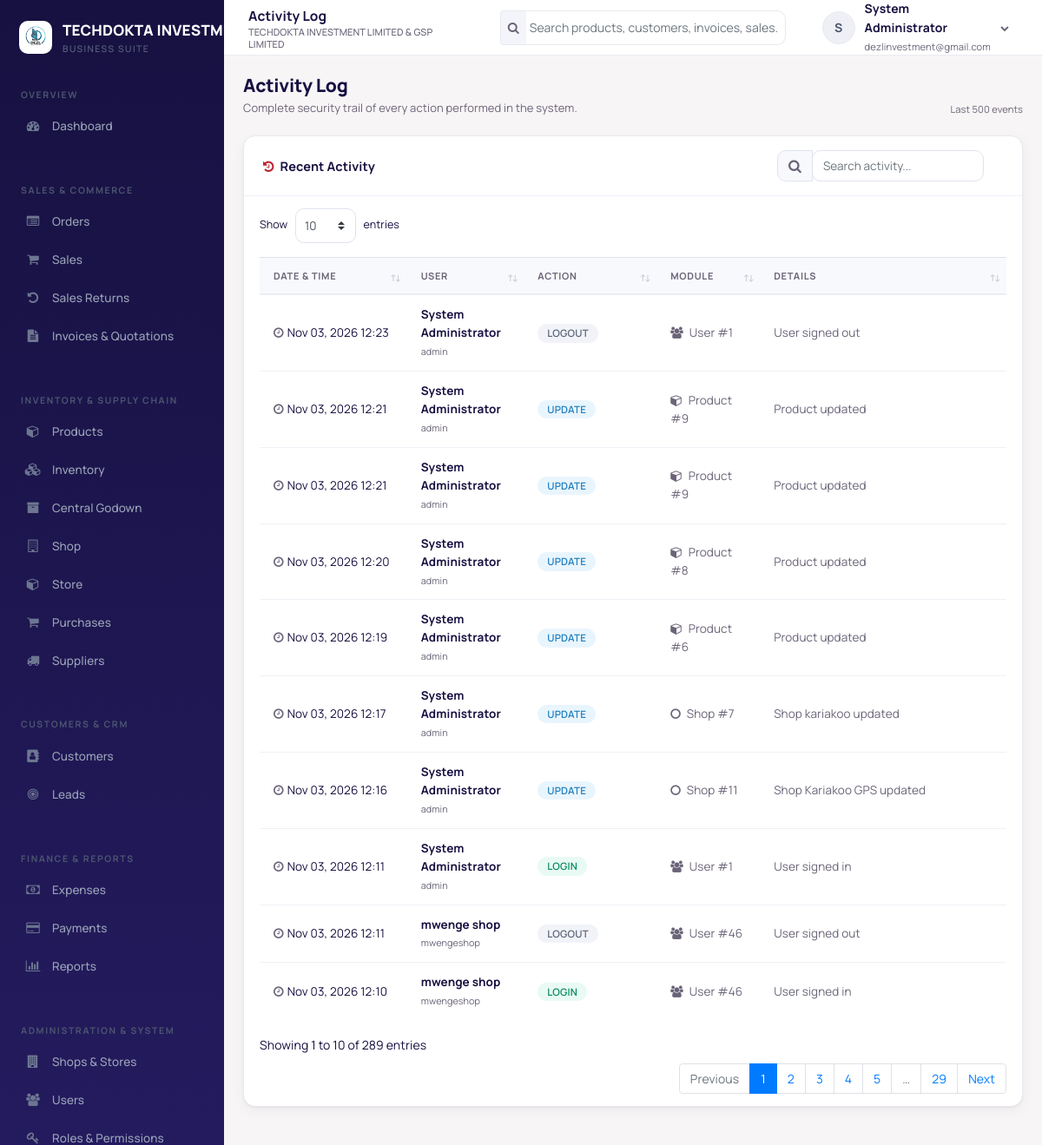
Screenshot of /audit-log.php (signed in) with the database file from the repository.
### tables this page shows
CREATE TABLE `users` (
  `user_id` int(10) UNSIGNED NOT NULL,
  `tenant_id` int(10) UNSIGNED NOT NULL,
  `username` varchar(100) NOT NULL,
  `email` varchar(191) NOT NULL,
  `password_hash` varchar(255) NOT NULL,
  `first_name` varchar(100) NOT NULL,
  `last_name` varchar(100) NOT NULL,
  `phone` varchar(50) DEFAULT NULL,
  `is_active` tinyint(1) NOT NULL DEFAULT 1,
  `last_login` datetime DEFAULT NULL,
  `created_at` timestamp NOT NULL DEFAULT current_timestamp()
);

CREATE TABLE `audit_logs` (
  `log_id` int(10) UNSIGNED NOT NULL,
  `tenant_id` int(10) UNSIGNED NOT NULL,
  `user_id` int(10) UNSIGNED DEFAULT NULL,
  `action` varchar(50) NOT NULL,
  `entity_type` varchar(50) DEFAULT NULL,
  `entity_id` int(10) UNSIGNED DEFAULT NULL,
  `details` text DEFAULT NULL,
  `created_at` timestamp NOT NULL DEFAULT current_timestamp()
);

### audit-log.php (the view, shortened to what the rows shown need)
<?php
require_once 'header.php';
require_once 'auth_check.php';
$page_title = 'Activity Log';
$logs = fetch_all(
    "SELECT l.*, u.first_name, u.last_name, u.username
     FROM audit_logs l
     LEFT JOIN users u ON u.user_id = l.user_id
     WHERE l.tenant_id = ?
     ORDER BY l.log_id DESC
     LIMIT 500",
    $current_user->tenant_id
);
$badges = [
    'login'     => 'badge-success',
    'logout'    => 'badge-secondary',
    'create'    => 'badge-primary',
    'update'    => 'badge-info',
    'delete'    => 'badge-danger',
    'cancel'    => 'badge-warning',
    'approve'   => 'badge-info',
    'dispatch'  => 'badge-primary',
    'receive'   => 'badge-success',
    'resolve'   => 'badge-success',
    'configure' => 'badge-info',
];
$entity_icons = [
    'pos_order'  => 'fa-shopping-cart',
    'invoice'    => 'fa-file-text',
    'payment'    => 'fa-money',
    'product'    => 'fa-cube',
    'customer'   => 'fa-address-book',
    'supplier'   => 'fa-truck',
    'user'       => 'fa-users',
    'role'       => 'fa-key',
    'settings'   => 'fa-cog',
    'stock'      => 'fa-cubes',
    'warehouse'  => 'fa-building',
    'stock_transfer' => 'fa-exchange',
    'godown_receipt' => 'fa-archive',
];
?>
<?php require_once 'navbar.php'; ?>
<?php require_once 'sidebar.php'; ?>
<div class="page-head">
    <div>
        <h1 class="page-title">Activity Log</h1>
    </div>
</div>
<div class="card">
    <div class="card-body p-0">
        <div class="table-responsive">
            <table class="table table-hover data-table mb-0">
                <thead>
                    <tr>
                        <th>Date &amp; Time</th>
                        <th>User</th>
                        <th>Action</th>
                        <th>Module</th>
                        <th>Details</th>
                    </tr>
                </thead>
                <tbody>
                    <?php foreach ($logs as $log): ?>
                    <tr>
                        <td class="text-nowrap"><i class="fa fa-clock-o mr-1 text-muted"></i><?php echo e(date('M d, Y H:i', strtotime($log['created_at']))); ?></td>
                        <td>
                            <?php if ($log['first_name']): ?>
                                <strong><?php echo e($log['first_name'] . ' ' . $log['last_name']); ?></strong><br>
                                <small class="text-muted"><?php echo e($log['username']); ?></small>
                            <?php else: ?>
                                <span class="text-muted">—</span>
                            <?php endif; ?>
                        </td>
                        <td><span class="badge <?php echo $badges[$log['action']] ?? 'badge-secondary'; ?>"><?php echo e(strtoupper($log['action'])); ?></span></td>
                        <td>
                            <span class="text-muted"><i class="fa <?php echo $entity_icons[$log['entity_type']] ?? 'fa-circle-o'; ?> mr-1"></i>
                            <?php echo e(str_replace('_', ' ', ucwords($log['entity_type'], '_'))); ?> #<?php echo (int)$log['entity_id']; ?></span>
                        </td>
                        <td class="text-muted"><?php echo e($log['details'] ?? ''); ?></td>
                    </tr>
                    <?php endforeach; ?>
                </tbody>
            </table>
        </div>
    </div>
</div>
<?php require_once 'footer.php'; ?>

### navbar.php (shortened to what the rows shown need)
<div class="app-main">
    <header class="topbar">
        <div class="topbar-title"><?php echo isset($page_title) ? e($page_title) : e(system_title()); ?><small><?php echo e(system_title()); ?></small></div>
        <div class="dropdown">
            <a href="#" class="user-menu" data-toggle="dropdown">
                <span class="avatar"><?php echo e(strtoupper(substr($current_user->first_name, 0, 1))); ?></span>
                <span class="hide-xs"><strong><?php echo e($current_user->fullName()); ?></strong><br><small class="text-muted"><?php echo e($current_user->email); ?></small></span>
                <i class="fa fa-chevron-down hide-xs" style="font-size:10px;color:var(--text-muted)"></i>
            </a>
        </div>
    </header>
    <main class="app-content">

### sidebar.php (shortened to what the rows shown need)
<aside class="sidebar" id="sidebar">
    <div class="sidebar-brand">
        <?php $sidebar_logo = system_logo_path(); ?>
        <?php if ($sidebar_logo !== ''): ?>
            <img src="<?php echo e($sidebar_logo); ?>" alt="" class="sidebar-logo">
        <?php endif; ?>
        <div class="brand-text"><?php echo e(system_title()); ?><small>Business Suite</small></div>
    </div>
</aside>

### rows the page displays
users: tenant "TECHDOKTA INVESTMENT LIMITED & GSP LIMITED", first_name "S", $current_user->fullName() "System Administrator", email "dezlinvestment@gmail.com", tenant "TECHDOKTA…"
audit_logs: created_at "Nov 03, 2026 12:23", user.last_name "System Administrator", user.username "admin", action "LOGOUT", entity_type "User", entity "1", details "User signed out"
audit_logs: created_at "Nov 03, 2026 12:21", user.last_name "System Administrator", user.username "admin", action "UPDATE", entity_type "Product", entity "9", details "Product updated"
audit_logs: created_at "Nov 03, 2026 12:21", user.last_name "System Administrator", user.username "admin", action "UPDATE", entity_type "Product", entity "9", details "Product updated"
audit_logs: created_at "Nov 03, 2026 12:20", user.last_name "System Administrator", user.username "admin", action "UPDATE", entity_type "Product", entity "8", details "Product updated"
audit_logs: created_at "Nov 03, 2026 12:19", user.last_name "System Administrator", user.username "admin", action "UPDATE", entity_type "Product", entity "6", details "Product updated"
audit_logs: created_at "Nov 03, 2026 12:17", user.last_name "System Administrator", user.username "admin", action "UPDATE", entity_type "Shop", entity "7", details "Shop kariakoo updated"
audit_logs: created_at "Nov 03, 2026 12:16", user.last_name "System Administrator", user.username "admin", action "UPDATE", entity_type "Shop", entity "11", details "Shop Kariakoo GPS updated"
audit_logs: created_at "Nov 03, 2026 12:11", user.last_name "System Administrator", user.username "admin", action "LOGIN", entity_type "User", entity "1", details "User signed in"
audit_logs: created_at "Nov 03, 2026 12:11", user.last_name "mwenge shop", user.username "mwengeshop", action "LOGOUT", entity_type "User", entity "46", details "User signed out"
audit_logs: created_at "Nov 03, 2026 12:10", user.last_name "mwenge shop", user.username "mwengeshop", action "LOGIN", entity_type "User", entity "46", details "User signed in"

### other values shown
$page_title "Activity Log"
